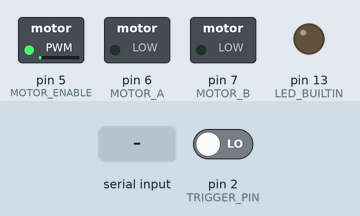
Simulated run of this sketch. Board: Arduino Uno, built with avr-gcc and run on an emulated ATmega328P. Shown: switched loads named in the sketch (green lamp = pin HIGH), output pins drawn as LEDs (lit = HIGH). Inputs (shaded band) come from the test bench; at power-on: pin 2 (TRIGGER_PIN) LOW.

Above: at 1.2 s.
1.3 s: "90,45\n" received over Serial
At 2.1 s:
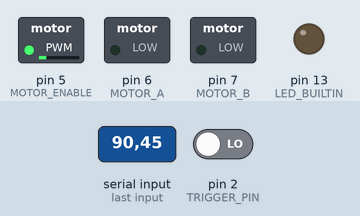
2.8 s: "30,150\n" received over Serial
At 3.6 s:
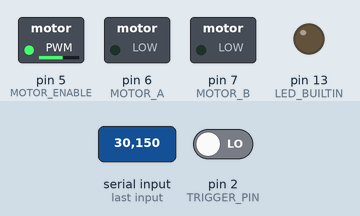
5.3 s: "200\n" received over Serial
At 5.6 s:
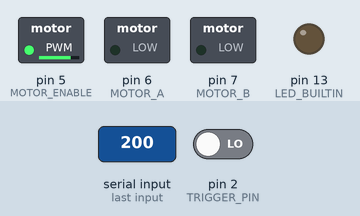
Timing chart, 0 to 8.3 s (numbered marks = the images above; inputs shaded):
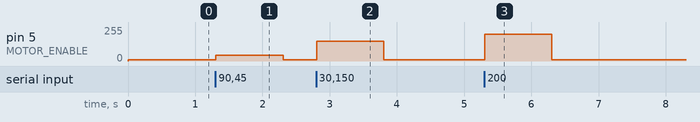

The sketch:

arduino.ino
```cpp
#define SENSOR_PIN A0
#define TRIGGER_PIN 2 // MUST be 2 or 3 (for attaching the interrupt)
#define CONTROL_PIN 3
#define MOTOR_A 6
#define MOTOR_B 7
#define MOTOR_ENABLE 5
#define P 1.0
#define I 0.01
#define D 0.01
#define NEUTRAL_POS 10000
#define MAX_POS 19000
#define MOTOR_P 1        // in x/256 of the motor power per step
#define PRESSURE_FORCE 0.1  // in x/256 of the motor power per cm
#define MAX_DEPTH_CM 500


int last_update_time_ms;
int target_depth_cm = -10;
int motor_pos = 0;  // proportional to the water volume
// PID
int last_depth_cm;
int depth_integral = 0;

int get_depth_cm() {
  // TODO analogRead(SENSOR_PIN);
  return 0;
}

// power from -255 to 255
void set_motor_power(int power) {
  /*if (power > 0) {
    digitalWrite(MOTOR_A, 0);
    digitalWrite(MOTOR_B, 1);
  } else {
    digitalWrite(MOTOR_A, 1);
    digitalWrite(MOTOR_B, 0);
  }*/

  analogWrite(MOTOR_ENABLE, min(255, abs(power)));
}

void update_pos() {
  if (digitalRead(CONTROL_PIN)) motor_pos++;
  else motor_pos--;
}

void setup() {
  Serial.begin(9600);
  //Serial.setTimeout(10); // timeout in ms. Must be low because the motor must be always monitored
  pinMode(SENSOR_PIN, INPUT);
  pinMode(TRIGGER_PIN, INPUT);
  pinMode(CONTROL_PIN, INPUT);
  pinMode(MOTOR_A, OUTPUT);
  pinMode(MOTOR_B, OUTPUT);
  pinMode(MOTOR_ENABLE, OUTPUT);
  pinMode(LED_BUILTIN, OUTPUT);
  set_motor_power(0);
  attachInterrupt(digitalPinToInterrupt(TRIGGER_PIN), update_pos, CHANGE);
  last_update_time_ms = millis();
  last_depth_cm = get_depth_cm();
}

void loop() {
  if (Serial.available() > 1) {
    target_depth_cm = Serial.parseInt();
    if (target_depth_cm < -10 || target_depth_cm > MAX_DEPTH_CM) target_depth_cm = -10;
    last_update_time_ms = millis();
  } else if (millis() - last_update_time_ms > 1000) {
    target_depth_cm = -10;
  }
  int depth_cm = get_depth_cm();

  depth_integral += target_depth_cm - depth_cm;
  int target_pos = P*(target_depth_cm - depth_cm) + I*depth_integral - D*(depth_cm - last_depth_cm) + NEUTRAL_POS;
  if (target_pos < 0) target_pos = 0;
  else if (target_pos > MAX_POS) target_pos = MAX_POS;

  //set_motor_power(MOTOR_P*(target_pos - motor_pos) + PRESSURE_FORCE*depth_cm);
  set_motor_power(target_depth_cm);
  last_depth_cm = depth_cm;
}
```

Measured:
- after the input at 1.3 s, pin 5 (MOTOR_ENABLE): 10/255 → 45/255 at once, → 10/255 1.0 s later
- after the input at 2.8 s, pin 5 (MOTOR_ENABLE): 10/255 → 150/255 at once, → 10/255 1.0 s later
- after the input at 5.3 s, pin 5 (MOTOR_ENABLE): 10/255 → 200/255 at once, → 10/255 1.0 s later
